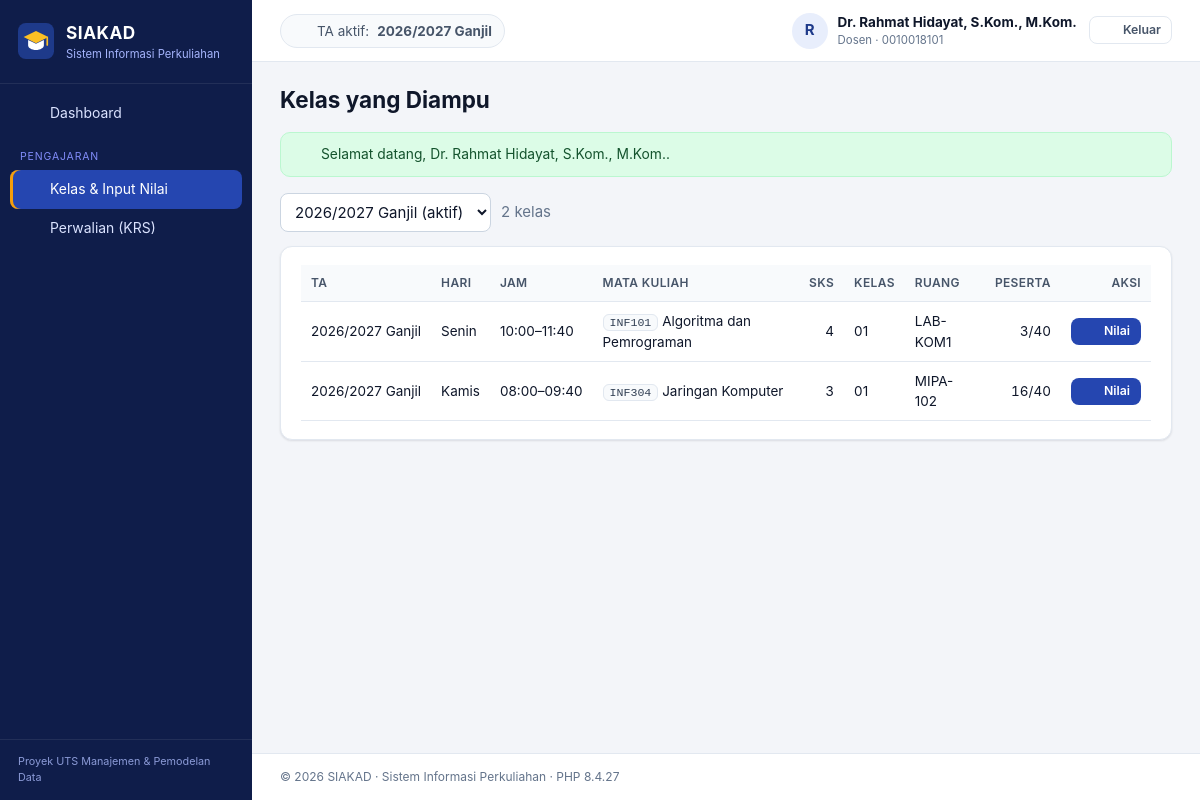
The app's page /index.php?page=dosen/kelas (signed in) with its own data.
### tables this page shows
CREATE TABLE tahun_akademik (
  id_ta       INT UNSIGNED NOT NULL AUTO_INCREMENT,
  tahun       CHAR(9)      NOT NULL,               
  semester    ENUM('Ganjil','Genap') NOT NULL,
  is_aktif    TINYINT(1)   NOT NULL DEFAULT 0,
  created_at  TIMESTAMP    NOT NULL DEFAULT CURRENT_TIMESTAMP,
  PRIMARY KEY (id_ta),
  UNIQUE KEY uq_ta (tahun, semester)
);

CREATE TABLE kelas (
  id_kelas     INT UNSIGNED      NOT NULL AUTO_INCREMENT,
  id_mk        INT UNSIGNED      NOT NULL,
  id_ta        INT UNSIGNED      NOT NULL,
  id_dosen     INT UNSIGNED      NOT NULL,
  id_ruangan   INT UNSIGNED      NULL,
  nama_kelas   VARCHAR(5)        NOT NULL,           
  hari         ENUM('Senin','Selasa','Rabu','Kamis','Jumat','Sabtu') NOT NULL,
  jam_mulai    TIME              NOT NULL,
  jam_selesai  TIME              NOT NULL,
  kuota        SMALLINT UNSIGNED NOT NULL DEFAULT 40,
  created_at   TIMESTAMP         NOT NULL DEFAULT CURRENT_TIMESTAMP,
  PRIMARY KEY (id_kelas),
  UNIQUE KEY uq_kelas (id_mk, id_ta, nama_kelas),
  KEY idx_kelas_ta (id_ta),
  KEY idx_kelas_dosen (id_dosen),
  KEY idx_kelas_ruangan (id_ruangan),
  CONSTRAINT chk_kelas_jam CHECK (jam_selesai > jam_mulai),
  CONSTRAINT fk_kelas_mk FOREIGN KEY (id_mk)
    REFERENCES mata_kuliah (id_mk) ON UPDATE CASCADE ON DELETE RESTRICT,
  CONSTRAINT fk_kelas_ta FOREIGN KEY (id_ta)
    REFERENCES tahun_akademik (id_ta) ON UPDATE CASCADE ON DELETE RESTRICT,
  CONSTRAINT fk_kelas_dosen FOREIGN KEY (id_dosen)
    REFERENCES dosen (id_dosen) ON UPDATE CASCADE ON DELETE RESTRICT,
  CONSTRAINT fk_kelas_ruangan FOREIGN KEY (id_ruangan)
    REFERENCES ruangan (id_ruangan) ON UPDATE CASCADE ON DELETE SET NULL
);

CREATE TABLE mata_kuliah (
  id_mk           INT UNSIGNED     NOT NULL AUTO_INCREMENT,
  kode_mk         VARCHAR(10)      NOT NULL,
  nama_mk         VARCHAR(100)     NOT NULL,
  sks             TINYINT UNSIGNED NOT NULL,
  semester_paket  TINYINT UNSIGNED NOT NULL,
  jenis           ENUM('Wajib','Pilihan') NOT NULL DEFAULT 'Wajib',
  id_prodi        INT UNSIGNED     NOT NULL,
  created_at      TIMESTAMP        NOT NULL DEFAULT CURRENT_TIMESTAMP,
  PRIMARY KEY (id_mk),
  UNIQUE KEY uq_mk_kode (kode_mk),
  KEY idx_mk_prodi (id_prodi),
  CONSTRAINT chk_mk_sks      CHECK (sks BETWEEN 1 AND 6),
  CONSTRAINT chk_mk_semester CHECK (semester_paket BETWEEN 1 AND 8),
  CONSTRAINT fk_mk_prodi FOREIGN KEY (id_prodi)
    REFERENCES program_studi (id_prodi) ON UPDATE CASCADE ON DELETE RESTRICT
);

CREATE TABLE ruangan (
  id_ruangan    INT UNSIGNED      NOT NULL AUTO_INCREMENT,
  kode_ruangan  VARCHAR(15)       NOT NULL,
  nama_ruangan  VARCHAR(100)      NOT NULL,
  gedung        VARCHAR(100)      NULL,
  kapasitas     SMALLINT UNSIGNED NOT NULL DEFAULT 40,
  created_at    TIMESTAMP         NOT NULL DEFAULT CURRENT_TIMESTAMP,
  PRIMARY KEY (id_ruangan),
  UNIQUE KEY uq_ruangan_kode (kode_ruangan)
);

### app/core/Controller.php (called while the page is built, shortened)
<?php
abstract class Controller
{
    protected function render(string $view, array $data = [], string $layout = 'layouts/main'): void
    {
        $viewFile = APP_PATH . '/views/' . $view . '.php';
        extract($data, EXTR_SKIP);
        require $viewFile;
        $content = ob_get_clean();
        require APP_PATH . '/views/' . $layout . '.php';
    }
}

### app/controllers/DosenKelasController.php (called while the page is built, shortened)
<?php
class DosenKelasController extends Controller
{
    public function index(): void
    {
        $taModel = new TahunAkademik();
        $aktif = $taModel->aktif();
        $idTa = isset($_GET['ta']) ? ((int) $_GET['ta'] ?: null) : ($aktif['id_ta'] ?? null);
        $this->render('dosen/kelas', [
            'title'  => 'Kelas yang Diampu',
            'rows'   => (new Kelas())->byDosen(Auth::id('id_dosen'), $idTa),
            'taList' => $taModel->options(),
            'idTa'   => $idTa,
        ]);
    }
}

### index.php (called while the page is built, shortened)
<?php
require APP_PATH . '/core/helpers.php';
spl_autoload_register(function (string $class): void {
    foreach (['core', 'controllers', 'models'] as $dir) {
        $file = APP_PATH . "/$dir/$class.php";
        if (is_file($file)) {
            return;
        }
    }
});
$page = (string) ($_GET['page'] ?? (Auth::check() ? 'dashboard' : 'login'));
$action = (string) ($_GET['action'] ?? 'index');
$method = lcfirst(str_replace(' ', '', ucwords(str_replace('-', ' ', $action))));
$controller = new $controllerClass();
try {
    $controller->$method();
} catch (PDOException $e) {
    error_log('[SIAKAD] ' . $e->getMessage());
    if ($_SERVER['REQUEST_METHOD'] === 'POST') {
        flash('error', db_error_message($e));
        $back = $_SERVER['HTTP_REFERER'] ?? url($page);
        header('Location: ' . $back);
        exit;
    }
    abort(500, db_error_message($e));
}

### app/core/Model.php (called while the page is built, shortened)
<?php
abstract class Model
{
    protected PDO $db;
    public function __construct()
    {
        $this->db = Database::connection();
    }
    protected function fetchAll(string $sql, array $params = []): array
    {
        $stmt = $this->db->prepare($sql);
        $stmt->execute($params);
        return $stmt->fetchAll();
    }
    protected function fetchOne(string $sql, array $params = []): ?array
    {
        $stmt = $this->db->prepare($sql);
        $stmt->execute($params);
        $row = $stmt->fetch();
        return $row === false ? null : $row;
    }
}

### config/config.php (called while the page is built, shortened)
<?php
$env = static function (string $key, $default) {
    $value = getenv($key);
    return $value === false || $value === '' ? $default : $value;
};
$config = [
    'app_name'     => 'SIAKAD',
    'app_subtitle' => 'Sistem Informasi Perkuliahan',
    'db_host'      => $env('DB_HOST', '127.0.0.1'),
    'db_port'      => (int) $env('DB_PORT', 3306),
    'db_name'      => $env('DB_NAME', 'db_siakad'),
    'db_user'      => $env('DB_USER', 'root'),
    'db_pass'      => $env('DB_PASS', ''),
    'timezone'     => 'Asia/Jakarta',
    'debug'        => filter_var($env('APP_DEBUG', false), FILTER_VALIDATE_BOOLEAN),
];
$local = __DIR__ . '/config.local.php';
return $config;

### app/core/Database.php (called while the page is built)
<?php
final class Database
{
    private static ?PDO $pdo = null;
    public static function connection(): PDO
    {
        if (self::$pdo === null) {
            $c = config();
            $dsn = sprintf(
                'mysql:host=%s;port=%d;dbname=%s;charset=utf8mb4',
                $c['db_host'],
                $c['db_port'],
                $c['db_name']
            );
            self::$pdo = new PDO($dsn, $c['db_user'], $c['db_pass'], [
                PDO::ATTR_ERRMODE            => PDO::ERRMODE_EXCEPTION,
                PDO::ATTR_DEFAULT_FETCH_MODE => PDO::FETCH_ASSOC,
                PDO::ATTR_EMULATE_PREPARES   => false,
            ]);
            self::$pdo->exec("SET time_zone = '+07:00'");
        }
        return self::$pdo;
    }
}

### app/models/TahunAkademik.php (called while the page is built, shortened)
<?php
class TahunAkademik extends Model
{
    public function options(): array
    {
        return $this->fetchAll(
            "SELECT id_ta, CONCAT(tahun, ' ', semester, IF(is_aktif = 1, ' (aktif)', '')) AS label
             FROM tahun_akademik ORDER BY tahun DESC, semester DESC"
        );
    }
    public function aktif(): ?array
    {
        return $this->fetchOne('SELECT * FROM tahun_akademik WHERE is_aktif = 1 LIMIT 1');
    }
}

### app/models/Kelas.php (called while the page is built, shortened)
<?php
class Kelas extends Model
{
    public function byDosen(int $idDosen, ?int $idTa = null): array
    {
        $sql = self::SELECT . ' WHERE kl.id_dosen = ?';
        $params = [$idDosen];
        if ($idTa) {
            $sql .= ' AND kl.id_ta = ?';
            $params[] = $idTa;
        }
        return $this->fetchAll($sql . self::ORDER, $params);
    }
}

### app/core/Auth.php (called while the page is built, shortened)
<?php
final class Auth
{
    public static function user(): ?array
    {
        return $_SESSION['user'] ?? null;
    }
}

### app/views/dosen/kelas.php (the view, shortened to what this page needs)
<form class="toolbar filter" method="get">
    <select name="ta" onchange="this.form.submit()">
        <?= select_options($taList, 'id_ta', 'label', $idTa, 'Semua tahun akademik') ?>
    </select>
    <span class="muted"><?= count($rows) ?> kelas</span>
</form>
<section class="card">
    <div class="table-wrap">
        <table class="table">
            <thead><tr><th>TA</th><th>Hari</th><th>Jam</th><th>Mata Kuliah</th><th class="num">SKS</th><th>Kelas</th><th>Ruang</th><th class="num">Peserta</th><th class="actions">Aksi</th></tr></thead>
            <tbody>
            <?php foreach ($rows as $k): ?>
                <tr>
                    <td class="nowrap"><?= e($k['tahun'] . ' ' . $k['semester']) ?></td>
                    <td><?= e($k['hari']) ?></td>
                    <td class="nowrap"><?= jam($k['jam_mulai']) ?>–<?= jam($k['jam_selesai']) ?></td>
                    <td><code><?= e($k['kode_mk']) ?></code> <?= e($k['nama_mk']) ?></td>
                    <td class="num"><?= e($k['sks']) ?></td>
                    <td><?= e($k['nama_kelas']) ?></td>
                    <td><?= e($k['kode_ruangan'] ?? '-') ?></td>
                    <td class="num"><?= e($k['jumlah_peserta']) ?>/<?= e($k['kuota']) ?></td>
                    <td class="actions"><a class="btn btn-sm btn-primary" href="<?= e(url('dosen/kelas', ['action' => 'nilai', 'id' => $k['id_kelas']])) ?>"><?= icon('edit', 15) ?><span>Nilai</span></a></td>
                </tr>
            <?php endforeach; ?>
            </tbody>
        </table>
    </div>
</section>

### app/core/helpers.php (shortened to what this page needs)
<?php
function config(?string $key = null): mixed
{
    static $config = null;
    $config ??= require BASE_PATH . '/config/config.php';
    return $key === null ? $config : ($config[$key] ?? null);
}
function e(mixed $value): string
{
    return htmlspecialchars((string) ($value ?? ''), ENT_QUOTES | ENT_SUBSTITUTE, 'UTF-8');
}
function base_url(string $path = ''): string
{
    $dir = rtrim(str_replace('\\', '/', dirname($_SERVER['SCRIPT_NAME'] ?? '/')), '/');
    return $dir . '/' . ltrim($path, '/');
}
function url(string $page, array $params = []): string
{
    $query = http_build_query(array_merge(['page' => $page], $params));
    return base_url('index.php') . '?' . $query;
}
function asset(string $path): string
{
    $file = BASE_PATH . '/assets/' . $path;
    $version = is_file($file) ? filemtime($file) : 1;
    return base_url('assets/' . $path) . '?v=' . $version;
}
function flash(string $type, ?string $message = null): ?string
{
    $msg = $_SESSION['_flash'][$type] ?? null;
    return $msg;
}
function jam(?string $time): string
{
    return $time ? substr($time, 0, 5) : '-';
}
function is_active_page(string $prefix): string
{
    $page = $_GET['page'] ?? 'dashboard';
    return str_starts_with($page, $prefix) ? ' active' : '';
}
function select_options(array $rows, string $valueKey, string|callable $labelKey, mixed $selected, string $placeholder = '-- Pilih --'): string
{
    $html = $placeholder !== '' ? '<option value="">' . e($placeholder) . '</option>' : '';
    foreach ($rows as $r) {
        $value = (string) $r[$valueKey];
        $label = is_callable($labelKey) ? $labelKey($r) : $r[$labelKey];
        $sel = $value === (string) $selected ? ' selected' : '';
        $html .= '<option value="' . e($value) . '"' . $sel . '>' . e($label) . '</option>';
    }
    return $html;
}
function icon(string $name, int $size = 18): string
{
    $p = $paths[$name] ?? $paths['grid'];
    return '<svg class="icon" width="' . $size . '" height="' . $size . '" viewBox="0 0 24 24" fill="none" stroke="currentColor" stroke-width="2" stroke-linecap="round" stroke-linejoin="round" aria-hidden="true">' . $p . '</svg>';
}

### app/views/layouts/main.php (shortened to what this page needs)
<?php
$user = Auth::user();
$role = $user['role'];
$taAktif = (new TahunAkademik())->aktif();
$menu = [
    'admin' => [
        ['Dashboard', 'dashboard', 'home'],
        ['__', 'Data Master'],
        ['Fakultas', 'admin/fakultas', 'building'],
        ['Program Studi', 'admin/prodi', 'layers'],
        ['Dosen', 'admin/dosen', 'user'],
        ['Mahasiswa', 'admin/mahasiswa', 'users'],
        ['Mata Kuliah', 'admin/mata-kuliah', 'book'],
        ['Ruangan', 'admin/ruangan', 'map'],
        ['__', 'Akademik'],
        ['Tahun Akademik', 'admin/tahun-akademik', 'calendar'],
        ['Kelas & Jadwal', 'admin/kelas', 'grid'],
        ['__', 'Sistem'],
        ['Pengguna', 'admin/pengguna', 'key'],
        ['Informasi Sistem', 'admin/sistem', 'server'],
    ],
    'dosen' => [
        ['Dashboard', 'dashboard', 'home'],
        ['__', 'Pengajaran'],
        ['Kelas & Input Nilai', 'dosen/kelas', 'clipboard'],
        ['Perwalian (KRS)', 'dosen/perwalian', 'users'],
    ],
    'mahasiswa' => [
        ['Dashboard', 'dashboard', 'home'],
        ['__', 'Akademik'],
        ['Isi KRS', 'mahasiswa/krs', 'clipboard'],
        ['Kartu Hasil Studi', 'mahasiswa/khs', 'file'],
        ['Transkrip Nilai', 'mahasiswa/transkrip', 'award'],
    ],
][$role];
$roleLabel = ['admin' => 'Administrator', 'dosen' => 'Dosen', 'mahasiswa' => 'Mahasiswa'][$role];
?>
<!doctype html>
<html lang="id">
<head>
    <link rel="stylesheet" href="<?= e(asset('css/style.css')) ?>">
</head>
<body class="role-<?= e($role) ?>">
<div class="app">
    <aside class="sidebar" id="sidebar">
        <a class="brand" href="<?= e(url('dashboard')) ?>">
            <img src="<?= e(asset('img/logo.svg')) ?>" alt="" width="36" height="36">
            <span>
                <strong><?= e(config('app_name')) ?></strong>
                <small><?= e(config('app_subtitle')) ?></small>
            </span>
        </a>
        <nav class="nav">
            <?php foreach ($menu as $item): ?>
                <?php if ($item[0] === '__'): ?>
                    <div class="nav-section"><?= e($item[1]) ?></div>
                <?php else: ?>
                    <a class="nav-link<?= $item[1] === 'dashboard' ? (($_GET['page'] ?? 'dashboard') === 'dashboard' ? ' active' : '') : is_active_page($item[1]) ?>"
                       href="<?= e(url($item[1])) ?>"><?= icon($item[2]) ?><span><?= e($item[0]) ?></span></a>
                <?php endif; ?>
            <?php endforeach; ?>
        </nav>
        <div class="sidebar-foot">Proyek UTS Manajemen &amp; Pemodelan Data</div>
    </aside>
    <div class="main">
        <header class="topbar">
            <div class="topbar-ta">
                <?= icon('calendar', 16) ?>
                <?php if ($taAktif): ?>
                    TA aktif: <strong><?= e($taAktif['tahun']) ?> <?= e($taAktif['semester']) ?></strong>
                <?php else: ?>
                    Belum ada tahun akademik aktif
                <?php endif; ?>
            </div>
            <div class="topbar-user">
                <a href="<?= e(url('profil')) ?>" class="user-chip">
                    <span class="avatar"><?= e(mb_strtoupper(mb_substr(preg_replace('/^(Dr\.|Ir\.)\s*/', '', $user['nama']), 0, 1))) ?></span>
                    <span class="user-meta">
                        <strong><?= e($user['nama']) ?></strong>
                        <small><?= e($roleLabel) ?> · <?= e($user['username']) ?></small>
                    </span>
                </a>
                <form method="post" action="<?= e(url('logout', ['action' => 'logout'])) ?>">
                    <button class="btn btn-sm btn-ghost" type="submit"><?= icon('logout', 16) ?><span>Keluar</span></button>
                </form>
            </div>
        </header>
        <main class="content">
            <div class="page-head">
                <h1><?= e($title ?? '') ?></h1>
            </div>
            <?php foreach (['success', 'error'] as $type): ?>
                <?php if ($msg = flash($type)): ?>
                    <div class="alert alert-<?= $type ?>" role="alert">
                        <?= icon($type === 'success' ? 'check' : 'x', 16) ?><span><?= e($msg) ?></span>
                    </div>
                <?php endif; ?>
            <?php endforeach; ?>
            <?= $content ?>
        </main>
        <footer class="footer">
            &copy; <?= date('Y') ?> <?= e(config('app_name')) ?> · <?= e(config('app_subtitle')) ?> · PHP <?= PHP_VERSION ?>
        </footer>
    </div>
</div>
</body>
</html>

### records on screen
tahun_akademik: tahun "2026/2027", semester "Ganjil"
kelas: id_ta.semester "2026/2027 Ganjil", hari "Senin", jam_mulai "10:00", jam_selesai "11:40", id_mk.kode_mk "INF101", id_mk.nama_mk "Algoritma dan Pemrograman", id_mk.sks "4", nama_kelas "01", id_ruangan.kode_ruangan "LAB-KOM1", jumlah_peserta "3", kuota "40", $size 15 (drawn)
kelas: id_ta.semester "2026/2027 Ganjil", hari "Kamis", jam_mulai "08:00", jam_selesai "09:40", id_mk.kode_mk "INF304", id_mk.nama_mk "Jaringan Komputer", id_mk.sks "3", nama_kelas "01", id_ruangan.kode_ruangan "MIPA-102", jumlah_peserta "16", kuota "40", $size 15 (drawn)

### other values on screen
config('app_name') "SIAKAD"
config('app_subtitle') "Sistem Informasi Perkuliahan"
$item[0] "Dashboard"
$item[1] "PENGAJARAN"
$item[0] "Kelas & Input Nilai"
$item[0] "Perwalian (KRS)"
$user['nama'] "Dr. Rahmat Hidayat, S.Kom., M.Kom."
$roleLabel "Dosen"
$user['username'] "0010018101"
$title "Kelas yang Diampu"
$msg "Selamat datang, Dr. Rahmat Hidayat, S.Kom., M.Kom.."
count($rows) "2"
PHP_VERSION "8.4.27"
form field ta "2026/2027 Ganjil (aktif)"
